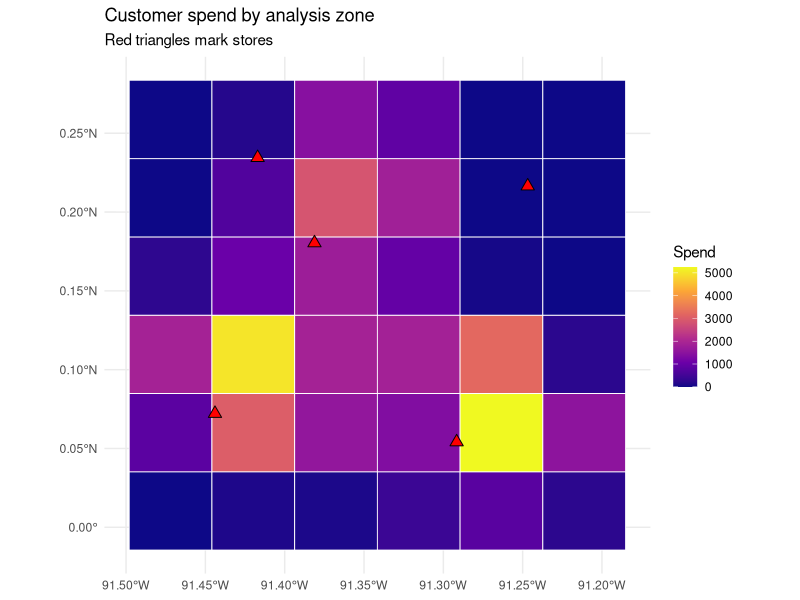

This chart was generated by the following R code:
## ---- chunk 1
library(sf)
library(ggplot2)
library(dplyr)

set.seed(56)

# A synthetic metropolitan market on a projected grid measured in meters.
# We work directly in a planar CRS (a Universal Transverse Mercator zone)
# so that Euclidean distance in the coordinate units IS distance in meters.
utm <- 32616  # EPSG:32616, WGS84 / UTM zone 16N (planar, units = meters)

# Five stores placed across a roughly 30 km x 30 km area (coordinates in meters).
stores <- data.frame(
  store_id = paste0("S", 1:5),
  x = c( 5000, 22000, 12000, 27000,  8000),
  y = c( 8000,  6000, 20000, 24000, 26000),
  sqft = c(18000, 42000, 25000, 12000, 30000)  # store size (attractiveness)
)
stores_sf <- st_as_sf(stores, coords = c("x", "y"), crs = utm)

# 600 customers drawn from three spatial clusters (neighborhoods) plus noise,
# so the point pattern is realistically clumped rather than uniform.
n <- 600
centers <- data.frame(cx = c(8000, 24000, 15000),
                       cy = c(10000, 8000, 23000))
grp <- sample(1:3, n, replace = TRUE, prob = c(0.4, 0.35, 0.25))
cust <- data.frame(
  cust_id = 1:n,
  x = rnorm(n, centers$cx[grp], 3500),
  y = rnorm(n, centers$cy[grp], 3500),
  spend = round(rlnorm(n, log(60), 0.5), 2)  # monthly spend, skewed
)
cust_sf <- st_as_sf(cust, coords = c("x", "y"), crs = utm)

cat("Stores:", nrow(stores_sf), " Customers:", nrow(cust_sf), "\n")
cat("CRS units:", st_crs(utm)$units, "\n")
print(st_bbox(cust_sf))
## ---- chunk 2
# Full customer-by-store distance matrix (meters). st_distance respects the CRS.
D <- st_distance(cust_sf, stores_sf)        # 600 x 5 matrix, units = m
D <- matrix(as.numeric(D), nrow = nrow(cust_sf))  # strip units for arithmetic

# Nearest-store assignment: the index of the minimum distance in each row.
nearest_idx <- apply(D, 1, which.min)
cust_sf$store_id  <- stores_sf$store_id[nearest_idx]
cust_sf$dist_m    <- D[cbind(seq_len(nrow(D)), nearest_idx)]

# Catchment table: customers, total spend, and median travel distance per store.
catchment <- cust_sf |>
  st_drop_geometry() |>
  group_by(store_id) |>
  summarise(customers   = n(),
            total_spend = sum(spend),
            median_dist_km = round(median(dist_m) / 1000, 2),
            .groups = "drop") |>
  arrange(desc(total_spend))

print(catchment)
## ---- chunk 3
lambda <- 1.8                       # distance-decay exponent (calibrated elsewhere)
A <- stores_sf$sqft                 # attractiveness = store size

# Huff numerator A_j * d_ij^(-lambda), guarding against d = 0.
num <- sweep((pmax(D, 1))^(-lambda), 2, A, `*`)  # 600 x 5
P   <- num / rowSums(num)                          # patronage probabilities

# Expected spend each store captures = sum over customers of P_ij * spend_i.
huff_capture <- colSums(P * cust_sf$spend)
huff <- data.frame(store_id = stores_sf$store_id,
                   sqft = stores_sf$sqft,
                   huff_expected_spend = round(huff_capture, 0))

compare <- catchment |>
  select(store_id, nearest_spend = total_spend) |>
  left_join(huff, by = "store_id") |>
  arrange(desc(huff_expected_spend))
print(compare)
## ---- chunk 4
# Build a 6 x 6 grid of square analysis zones covering the market bounding box.
grid <- st_make_grid(cust_sf, n = c(6, 6), what = "polygons")
grid <- st_sf(zone_id = seq_along(grid), geometry = grid)

# Spatial join: assign each customer to the grid cell that contains it,
# then aggregate spend and customer counts to the zone level.
joined <- st_join(cust_sf, grid, join = st_within)
zone_stats <- joined |>
  st_drop_geometry() |>
  group_by(zone_id) |>
  summarise(zone_spend = sum(spend), zone_n = n(), .groups = "drop")

grid <- grid |>
  left_join(zone_stats, by = "zone_id") |>
  mutate(zone_spend = ifelse(is.na(zone_spend), 0, zone_spend))

ggplot() +
  geom_sf(data = grid, aes(fill = zone_spend), color = "white", linewidth = 0.3) +
  geom_sf(data = stores_sf, shape = 24, fill = "red", color = "black", size = 3) +
  scale_fill_viridis_c(name = "Spend", option = "C") +
  labs(title = "Customer spend by analysis zone",
       subtitle = "Red triangles mark stores") +
  theme_minimal()
## ---- chunk 5
# Contiguity weights: areas are neighbors if their polygons touch (share an edge
# or corner). st_intersects on polygons returns exactly this adjacency.
touch <- st_intersects(grid, grid)
m <- nrow(grid)
W <- matrix(0, m, m)
for (a in seq_len(m)) {
  nb <- setdiff(touch[[a]], a)      # neighbors of a, excluding itself
  if (length(nb) > 0) W[a, nb] <- 1
}
W <- W / pmax(rowSums(W), 1)        # row-standardize so weights per area sum to 1

x  <- grid$zone_spend
xc <- x - mean(x)
S0 <- sum(W)
moran_I <- (m / S0) * sum(W * outer(xc, xc)) / sum(xc^2)

# Permutation null: reshuffle attribute across areas, recompute I many times.
set.seed(56)
perm <- replicate(999, {
  xp <- sample(xc)
  (m / S0) * sum(W * outer(xp, xp)) / sum(xp^2)
})
p_perm <- (1 + sum(perm >= moran_I)) / (1 + length(perm))

cat("Moran's I          :", round(moran_I, 3), "\n")
cat("Expectation under H0:", round(-1 / (m - 1), 3), "\n")
cat("Permutation p-value :", round(p_perm, 3), "\n")
## ---- chunk 6
set.seed(56)
G  <- 40                                   # number of geographic markets
Tn <- 24                                   # weeks; campaign launches at week 13
true_lift <- 0.08                          # +8% in treated markets, post-launch

market   <- rep(1:G, each = Tn)
week     <- rep(1:Tn, times = G)
treated  <- rep(rbinom(G, 1, 0.5), each = Tn)     # random assignment of markets
post     <- as.integer(week >= 13)
base     <- rep(rlnorm(G, log(1000), 0.4), each = Tn)  # market size heterogeneity

# Baseline sales: market level + common weekly trend + noise.
sales <- base * (1 + 0.01 * week) * exp(rnorm(G * Tn, 0, 0.05))
# Treatment effect: multiplicative lift applied only to treated markets post-launch.
sales <- sales * (1 + true_lift * treated * post)

geo <- data.frame(market, week, treated, post, sales)

# Difference-in-differences on log sales: the interaction is the geo-lift.
fit <- lm(log(sales) ~ treated + post + treated:post, data = geo)
est_lift <- exp(coef(fit)["treated:post"]) - 1

cat("True geo-lift      :", true_lift, "\n")
cat("Estimated geo-lift :", round(est_lift, 4), "\n")
cat("DiD interaction SE :",
    round(summary(fit)$coefficients["treated:post", "Std. Error"], 4), "\n")
